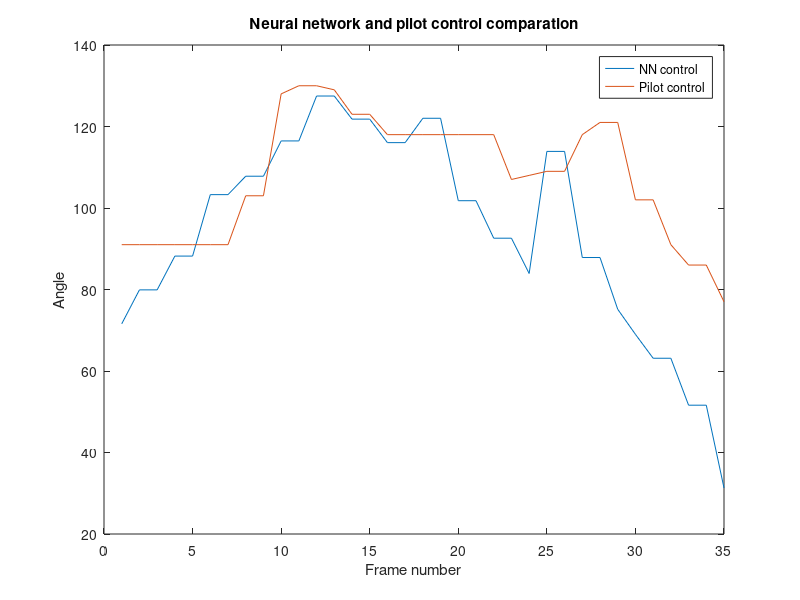

Recreate this plot in MATLAB.
close all
data = [281.71,280.86,280.86,281.01,281.01,280.09,280.09,314.13,314.13,311.04,311.04,308.42,308.42,300.71,300.71,296.89,296.89,293.29,285.06,285.06,281.4,281.4,277.04,277.04,273,273,264.76,264.76,259.56,259.56,255.41,255.41,249.9,249.9,240.3,240.3,235.57,235.57,229.46,229.46,224.12,224.12,236.48,236.48,228.84,220.43,220.43,211.57,211.57,193.69,193.69,184.89,184.89,175.33,175.33,156.67,156.67,146.63,146.63,137.59,137.59,127.31,127.31,108.23,108.23,97.19,97.19,87.73,87.73,77.79,77.79,57.01,57.01,101.24,101.24,92.01,92.01,83.22,83.22,68.68,68.68,63.07,60.22,60.22,59.41,59.41,65.39,65.39,71.57,71.57,79.91,79.91,88.2,88.2,103.28,103.28,107.8,107.8,116.46,116.46,127.48,127.48,121.81,121.81,116.04,116.04,122.02,122.02,101.79,101.79,92.59,92.59,83.93,113.89,113.89,87.85,87.85,75.15,69,63.13,63.13,51.61,51.61,31.3,31.3,89.81,89.81,74.81,74.81,61,61,32.98,32.98,18.97,18.97,5,88.53,88.53,64.4,64.4,52.77,52.77,43.17,43.17,33.62,33.62,91.92,91.92,78.26,78.26,65.19,65.19,41.05];
plot(data(90:124))
hold on
datapil = [91,91,91,91,91,91,91,103,103,128,130,130,129,123,123,118,118,118,118,118,118,118,107,108,109,109,118,121,121,102,102,91,86,86,77,72,71,67,67,73,81,87,87,91,91,91,91,91,91,91,91,91,91,91,91,91,91,91,91,91,91,91,91,91,91,91,91,115,115,113,103,103,103,110,110,111,111,128,128,128,128,128,128,128,128,128,128,128,128,128,128,128,128,116,94,94,90,80,80,77,77,77,72,72,73,73,73,73,73,73,73,63,59,57,57,56,56,54,55,58,66,68,70,82,91,91,91,91,94,94,140,150,150,150,149,149,137,131,107,100,95,92,93,93,91,91,91,91,91,91,96,104,120,132,136,138,137,137,118,107,98,91,89,75,69,70,73,82,82,88,87,87,87,87,91,91,91,91,91,91,91,91,91,91,91,91,91,91,91,91,91,91,91,91,91,91,91,91,91,91]
plot(datapil(1:35))

xlabel("Frame number");
ylabel("Angle");
title("Neural network and pilot control comparation")
legend("NN control", "Pilot control")